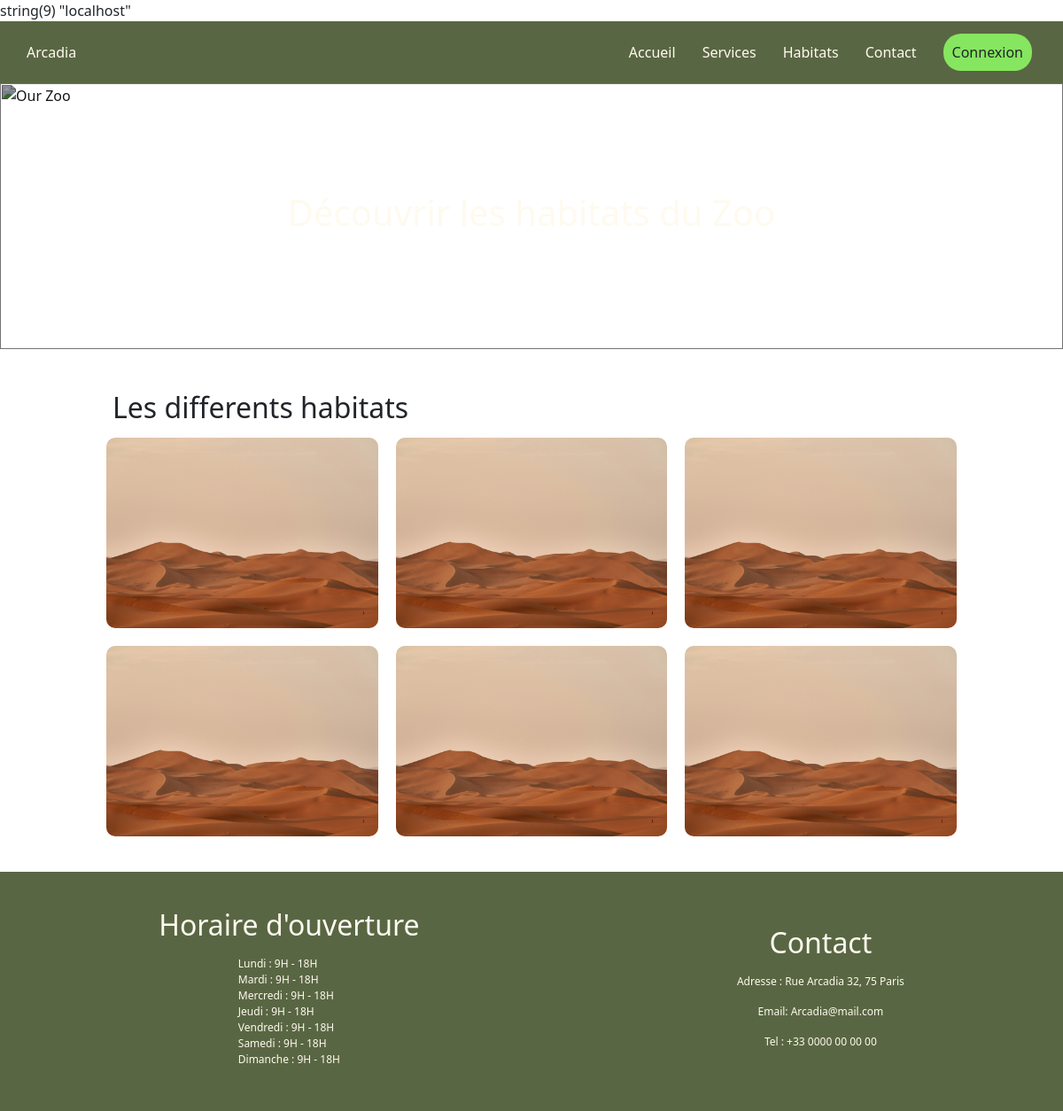
/pages/habitats.php, run on the app's committed database.
### tables this page shows
CREATE TABLE IF NOT EXISTS `habitat`(
    habitat_id INT NOT NULL AUTO_INCREMENT,
    habitat_name VARCHAR(255) NOT NULL,
    description TEXT(1000) NOT NULL,
    habitat_comment VARCHAR(255),
    image_id INT,
    PRIMARY KEY(habitat_id)
);

CREATE TABLE IF NOT EXISTS `opening_time`(
    opening_time_id INT NOT NULL AUTO_INCREMENT,
    monday VARCHAR(255),
    tuesday VARCHAR(255),
    wednesday VARCHAR(255),
    thursday VARCHAR(255),
    friday VARCHAR(255),
    saturday VARCHAR(255),
    sunday VARCHAR(255),
    PRIMARY KEY(opening_time_id)
);

### lib/menu.php (called while the page is built, shortened)
<?php
$menu = [
    "index.php" => ["headTitle" => "Bienvenue !", "title" => "Accueil"],
    "services.php" => ["headTitle" => "Les services", "title" => "Services"],
    "habitats.php" => ["headTitle" => "Les Habitats", "title" => "Habitats"],
    "contact.php" => ["headTitle" => "Contactez-nous !", "title" => "Contact"],
    "signin.php" => ["headTitle" => "Connection", "title" => "Connection", "excluded" => true],
    "habitat.php" => ["headTitle" => "Contactez-nous !", "title" => "Contact", "excluded" => true],
    "animal.php" => ["headTitle" => "Contactez-nous !", "title" => "Contact", "excluded" => true],
];

### lib/functions.php (called while the page is built, shortened)
<?php
function getOpeningTime(PDO $pdo): array
{
    $query = $pdo->prepare("SELECT * FROM opening_time");
    $query->execute();
    $opening_time = $query->fetch(PDO::FETCH_ASSOC);
    return $opening_time;
}
function getHabitats(PDO $pdo): array
{
    $query = $pdo->prepare("SELECT * FROM habitat");
    $query->execute();
    $habitats = $query->fetchAll(PDO::FETCH_ASSOC);
    return $habitats;
}

### pages/habitats.php (the view, shortened to what this page needs)
<?php
require_once __DIR__ . "../../templates/header.php";
$habitats = getHabitats($pdo);
?>
<section class="section_bigTitle">
    <img src="/assets/images/bigTitleHomeElephant.jpg" alt="Our Zoo">
    <div class="section_bigTitle_content">
        <h1>Découvrir <?= strtolower($menu[$headTitle]["headTitle"]) ?> du Zoo</h1>
    </div>
</section>
<section class="section_gallery">
    <h2>Les differents habitats</h2>
    <div class="section_gallery_content">
        <div class="section_gallery_images">
            <?php foreach ($habitats as $key => $habitat) { ?>
                <div class="section_gallery_images_img">
                    <a href="/pages/habitat.php?id=<?= $habitat["habitat_id"]?>"><img class="gallery_image" src="/assets/images/desert.jpg" alt="desert"></a>
                </div>
            <?php } ?>
        </div>
    </div>
</section>
<?php
require_once __DIR__ . "../../templates/footer.php";
?>

### templates/header.php (shortened to what this page needs)
<?php
require_once __DIR__ . "../../lib/menu.php";
require_once __DIR__ . "../../lib/pdo.php";
require_once __DIR__ . "../../lib/functions.php";
?>
<!DOCTYPE html>
<html lang="en">
<head>
  <link rel="stylesheet" href="/assets/css/styles.css">
  <link rel="stylesheet" href="/assets/bootstrap/css/bootstrap.min.css">
  <link rel="stylesheet" href="/assets/css/icon.css">
</head>
<body>
  <header>
    <div class="menu_logo">
      <a href="/">Arcadia</a>
    </div>
    <div class="menu">
      <ul class="menu_list" id="menu">
        <?php foreach ($menu as $key => $menuItem) {
          if (!array_key_exists("excluded", $menuItem)) {?>
          <li><a class="menu_item" href="/<?php if ($key === "index.php") {
                                            echo "index.php";
                                          } else {
                                            echo "pages/" . $key;
                                          } ?>"><?= $menuItem["title"] ?></a></li>
        <?php }} ?>
        <li><a class="button" href="/pages/signin.php">Connexion</a></li>
      </ul>
    </div>
  </header>
  <main>

### templates/footer.php (shortened to what this page needs)
<?php
$opening_time = getOpeningTime($pdo)
?>
</main>
<footer>
    <div class="footer_content">
        <h2>
            Horaire d'ouverture
        </h2>
        <p>Lundi : <?= $opening_time["monday"] ?> <br>
            Mardi : <?= $opening_time["tuesday"] ?><br>
            Mercredi : <?= $opening_time["wednesday"] ?><br>
            Jeudi : <?= $opening_time["thursday"] ?><br>
            Vendredi : <?= $opening_time["friday"] ?><br>
            Samedi : <?= $opening_time["saturday"] ?><br>
            Dimanche : <?= $opening_time["sunday"] ?></p>
    </div>
    <div class="footer_content">
        <h2>Contact</h2>
        <p>Adresse : Rue Arcadia 32, 75 Paris</p>
        <p>Email: Arcadia@mail.com</p>
        <p>Tel : +33 0000 00 00 00</p>
    </div>
</footer>
</body>
</html>

### assets/css/styles.css (style rules this page uses)
.button { color: #212427; background-color: #86e660; padding: 10px; border-radius: 20px 20px 20px 20px; }
body { margin: 0; background-color: #fffaef; }
@media screen and (min-width: 769px) { header { display: flex; align-items: center; justify-content: space-between; width: 100vw; height: 70px; background-color: #596643; } }
@media screen and (min-width: 769px) { .menu_logo { padding: 0 30px; } }
@media screen and (min-width: 769px) { .menu_logo > a { color: #fffaef; } }
@media screen and (min-width: 769px) { .menu { display: flex; align-items: center; height: 100%; } }
@media screen and (min-width: 769px) { ul { padding-inline-start: 0; } }
@media screen and (min-width: 769px) { a { text-decoration: none !important; } }
@media screen and (min-width: 769px) { .menu_list { display: flex; list-style-type: none; margin-bottom: 0; margin-right: 20px; } }
@media screen and (min-width: 769px) { .menu_list .menu_item { color: #fffaef; } }
@media screen and (min-width: 769px) { .menu_list > li { padding: 0 15px; height: 100%; } }
@media screen and (min-width: 481px) { footer { background-color: #596643; width: 100%; height: 270px; display: flex; flex-direction: row; align-items: center; justify-content: space-around; } }
@media screen and (min-width: 481px) { footer h2, footer p { color: #fffaef; } }
@media screen and (min-width: 481px) { h2 { font-size: 18px; } }
@media screen and (min-width: 481px) { p { font-size: 14px; margin: 7px; } }
@media screen and (min-width: 481px) { .footer_content { display: flex; flex-direction: column; align-items: center; } }
@media screen and (min-width: 481px) { main { min-height: calc(100vh - 252px); margin: 0 5vw; } }
@media screen and (min-width: 481px) { h2 { color: #212427; font-size: 18px; padding: 7px; } }
@media screen and (min-width: 481px) { p { color: #212427; font-size: 12px; } }
@media screen and (min-width: 481px) { .section_bigTitle { position: relative; display: flex; flex-direction: column; align-items: center; justify-content: end; } }
@media screen and (min-width: 481px) { .section_bigTitle img { height: 300px; width: 100vw; -o-object-fit: cover; object-fit: cover; filter: brightness(0.6); } }
@media screen and (min-width: 481px) { .section_bigTitle .section_bigTitle_content { position: absolute; color: #fffaef; width: 100%; top: 50%; left: 50%; transform: translate(-50%, -50%); display: flex; flex-direction: column; align-items: center; } }
@media screen and (min-width: 481px) { .section_bigTitle .section_bigTitle_content h1 { color: #fffaef; } }
@media screen and (min-width: 481px) { .section_gallery { display: flex; flex-direction: column; margin: 40px 0; } }
@media screen and (min-width: 481px) { .section_gallery .section_gallery_content { display: flex; flex-direction: column; align-items: center; } }
@media screen and (min-width: 481px) { .section_gallery .section_gallery_images { display: grid; grid-template-columns: repeat(2, minmax(180px, 400px)); gap: 20px; width: 100%; height: auto; } }
@media screen and (min-width: 481px) { .section_gallery .section_gallery_images_img { position: relative; } }
@media screen and (min-width: 481px) { .section_gallery .gallery_image { transition: all 0.4s; width: 100%; height: 100%; border-radius: 10px; -o-object-fit: cover; object-fit: cover; } }
@media screen and (min-width: 769px) { main { min-height: calc(100vh - 270px); margin: 0 10vw; } }
@media screen and (min-width: 769px) { .section_gallery { display: flex; flex-direction: column; } }
@media screen and (min-width: 769px) { .section_gallery .section_gallery_content { display: flex; flex-direction: column; align-items: center; } }
@media screen and (min-width: 769px) { .section_gallery .section_gallery_images { grid-template-columns: repeat(3, minmax(180px, 1fr)); grid-template-rows: repeat(2, minmax(210px, 400px)); height: 450px; } }
@media screen and (min-width: 769px) { .section_gallery .section_gallery_images_img > a { position: relative; width: 100%; height: 100%; } }

### data on the page
opening_time: monday "9H - 18H", tuesday "9H - 18H", wednesday "9H - 18H", thursday "9H - 18H", friday "9H - 18H", saturday "9H - 18H", sunday "9H - 18H"

### other printed values
$menuItem["title"] "Accueil"
$menuItem["title"] "Services"
$menuItem["title"] "Habitats"
$menuItem["title"] "Contact"
